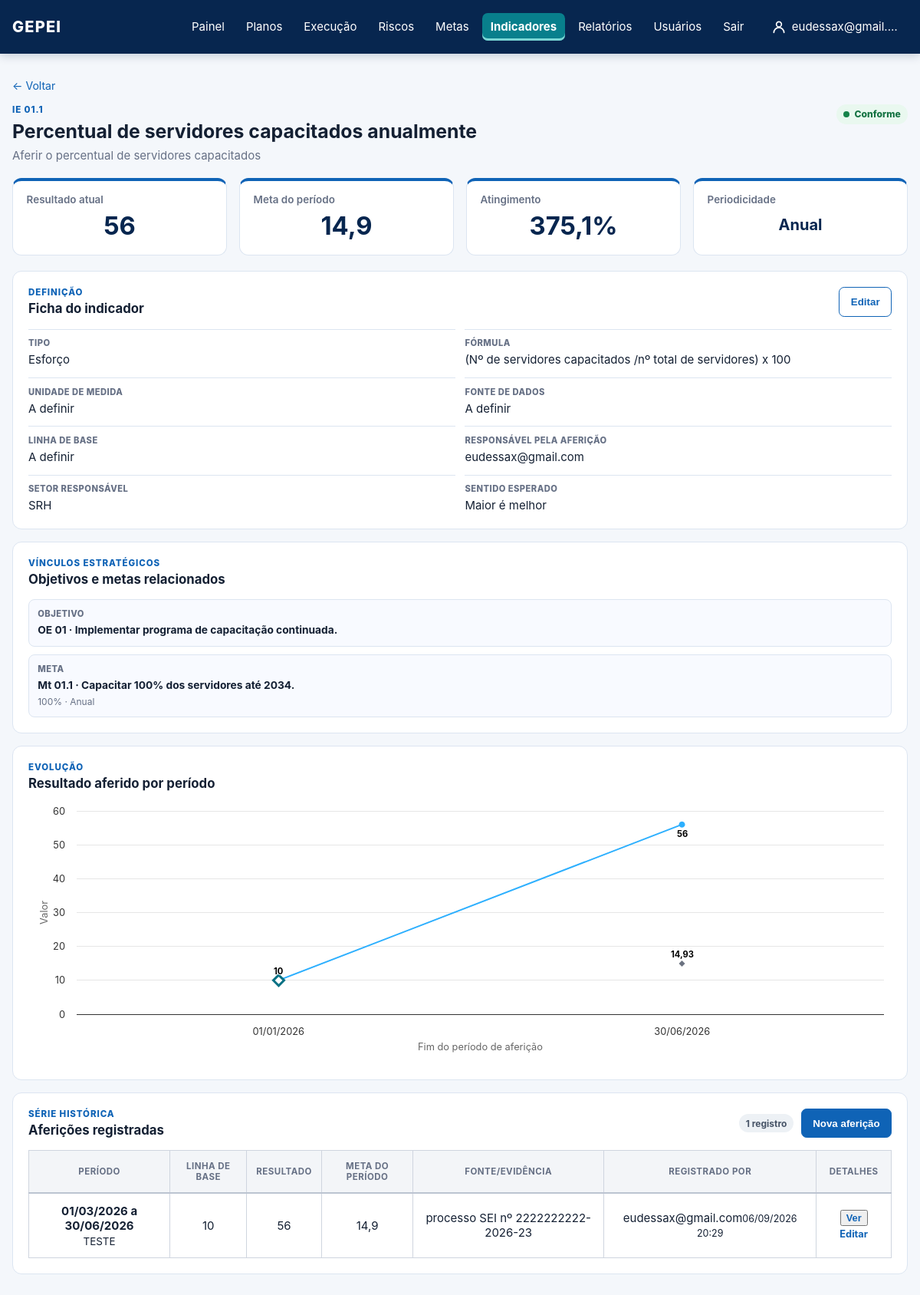
Before: /indicadores/1/ (signed in) with the older database file.
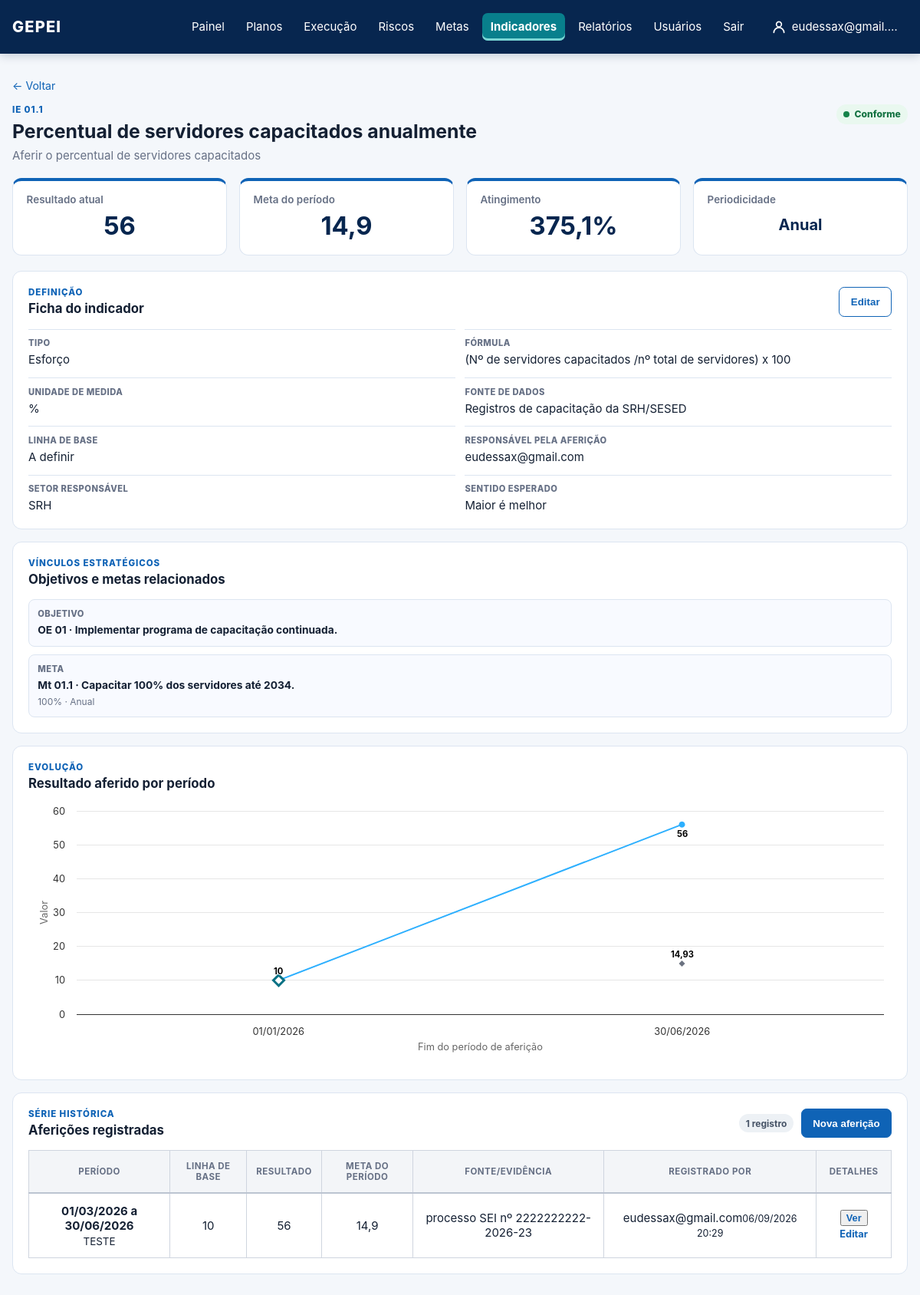
After: the same page with the newer database file.
### core/models.py (models this page shows, shortened)
class Indicator(models.Model):
    class Direction(models.TextChoices):
        HIGHER_IS_BETTER = "MAIOR_MELHOR", "Maior é melhor"
        LOWER_IS_BETTER = "MENOR_MELHOR", "Menor é melhor"
        RANGE = "FAIXA", "Faixa esperada"
    class Frequency(models.TextChoices):
        MONTHLY = "MENSAL", "Mensal"
        BIMONTHLY = "BIMESTRAL", "Bimestral"
        QUARTERLY = "TRIMESTRAL", "Trimestral"
        FOUR_MONTHLY = "QUADRIMESTRAL", "Quadrimestral"
        SEMIANNUAL = "SEMESTRAL", "Semestral"
        ANNUAL = "ANUAL", "Anual"
        BIENNIAL = "BIENAL", "Bienal"
        OTHER = "OUTRA", "Outra"
    class IndicatorType(models.TextChoices):
        EFFORT = "ESFORCO", "Esforço"
        RESULT = "RESULTADO", "Resultado"
    code = models.CharField(max_length=30, blank=True)
    name = models.CharField(max_length=255)
    indicator_type = models.CharField(max_length=10, choices=IndicatorType.choices, blank=True)
    description = models.TextField(blank=True)
    formula = models.TextField(blank=True)
    unit_of_measure = models.CharField(max_length=80, blank=True)
    data_source = models.CharField(max_length=255, blank=True)
    frequency = models.CharField(max_length=16, choices=Frequency.choices, default=Frequency.ANNUAL)
    direction = models.CharField(max_length=16, choices=Direction.choices, default=Direction.HIGHER_IS_BETTER)
    baseline = models.CharField(max_length=120, blank=True)
    responsible_unit = models.ForeignKey(
        OrganizationalUnit,
        null=True,
        blank=True,
        on_delete=models.PROTECT,
        related_name="indicators",
    )
    artifacts = models.ManyToManyField(PlanArtifact, related_name="indicators", blank=True)
    targets = models.ManyToManyField(StrategicTarget, related_name="indicators", blank=True)

class OrganizationalUnit(models.Model):
    class UnitType(models.TextChoices):
        ORGAN = "ORGAO", "Órgão"
        UNIT = "UNIDADE", "Unidade"
        SECTOR = "SETOR", "Setor"
    organization = models.ForeignKey(Organization, on_delete=models.PROTECT)
    parent = models.ForeignKey("self", null=True, blank=True, on_delete=models.PROTECT)
    name = models.CharField(max_length=180)
    acronym = models.CharField(max_length=30, blank=True)
    unit_type = models.CharField(max_length=10, choices=UnitType.choices)

### core/views.py (the view, shortened to what this page needs)
# urls.py: path("indicadores/<int:indicator_id>/", views.indicator_detail, name="indicator_detail"),
@login_required
@permission_required("core.view_indicator", raise_exception=True)
def indicator_detail(request, indicator_id):
    indicator = get_object_or_404(
        scope_by_unit(Indicator.objects.all(), request.user, "responsible_unit_id", include_unassigned=True).select_related("responsible_unit").prefetch_related(
            "artifacts",
            "artifacts__plan",
            "targets",
            "measurements",
            "measurements__recorded_by",
        ),
        pk=indicator_id,
    )
    can_edit_definition = request.user.has_perm("core.change_indicator")
    can_edit_measurement = request.user.has_perm("core.change_indicatormeasurement")
    editing_measurement = None
    definition_form = IndicatorDefinitionForm(instance=indicator) if can_edit_definition else None
    form = None
    if form is None:
        form = IndicatorMeasurementForm(
            initial={"baseline_value": indicator.baseline, "measured_by": request.user.pk}
        )
    signal = _indicator_signal(indicator)
    can_view_measurements = request.user.has_perm("core.view_indicatormeasurement")
    return render(
        request,
        "core/indicator_detail.html",
        {
            "indicator": indicator,
            "signal": signal,
            "measurement_form": form,
            "editing_measurement": editing_measurement,
            "can_edit_measurement": can_edit_measurement,
            "can_view_measurements": can_view_measurements,
            "can_add_measurement": request.user.has_perm("core.add_indicatormeasurement"),
            "definition_form": definition_form,
            "final_target": _final_target_value(indicator),
            "final_progress": _final_progress(indicator, signal["measurement"]) if can_view_measurements else None,
            "chart": _measurement_chart(indicator) if can_view_measurements else None,
        },
    )

### core/context_processors.py (called while the page is built)
def navigation_plans(request):
    if not request.user.is_authenticated:
        return {"navigation_plans": []}
    return {"navigation_plans": Plan.objects.order_by("acronym", "name")}

### core/models.py (called while the page is built)
    @property
    def responsible_name(self):
        user = self.measured_by or self.recorded_by
        return user.get_full_name() or user.username

    @property
    def responsible_unit_label(self):
        unit = self.measured_unit
        return (unit.acronym or unit.name) if unit else ""

### core/permissions.py (called while the page is built, shortened)
def is_administrator(user):
    if user.is_superuser:
        return True
    return user.groups.filter(name__iexact=ADMINISTRATOR_GROUP_NAME).exists()

def user_unit_ids(user):
    if is_administrator(user):
        return None

def scope_by_unit(queryset, user, field, include_unassigned=False):
    ids = user_unit_ids(user)
    if ids is None:
        return queryset
    condition = Q(**{f"{field}__in": ids})
    if include_unassigned:
        condition |= Q(**{f"{field}__isnull": True})
    return queryset.filter(condition)

### templates/core/indicator_detail.html (shortened to what the changed rows need)
{% extends "base.html" %}
{% block content %}
  <section class="action-detail-heading">
    <div><p class="eyebrow">{{ indicator.code|default:"Indicador estratégico" }}</p><h1>{{ indicator.name }}</h1><p>{{ indicator.description|default:"Descrição ainda não informada." }}</p></div>
  </section>
  <section class="metrics indicator-detail-metrics" aria-label="Situação atual do indicador">
    <article class="metric-card"><span>Periodicidade</span><strong class="metric-text-value">{{ indicator.get_frequency_display }}</strong></article>
  </section>
  <section class="indicator-detail-grid">
    <div class="indicator-main-column">
      <article class="panel indicator-definition">
        <div class="panel-heading"><div><h2>Ficha do indicador</h2></div></div>
        <dl class="definition-grid">
          <div><dt>Tipo</dt><dd>{{ indicator.get_indicator_type_display|default:"A definir" }}</dd></div>
          <div><dt>Fórmula</dt><dd>{{ indicator.formula|default:"A definir" }}</dd></div>
          <div><dt>Unidade de medida</dt><dd>{{ indicator.unit_of_measure|default:"A definir" }}</dd></div>
          <div><dt>Fonte de dados</dt><dd>{{ indicator.data_source|default:"A definir" }}</dd></div>
          <div><dt>Linha de base</dt><dd>{{ indicator.baseline|default:"A definir" }}</dd></div>
          {% with last=signal.measurement %}
          <div><dt>Setor responsável</dt><dd>{% if last.responsible_unit_label %}{{ last.responsible_unit_label }}{% else %}{{ indicator.responsible_unit.acronym|default:indicator.responsible_unit.name|default:"A definir" }}{% endif %}</dd></div>
          {% endwith %}
          <div><dt>Sentido esperado</dt><dd>{{ indicator.get_direction_display }}</dd></div>
        </dl>
      </article>
      <article class="panel indicator-relations">
        <div class="panel-heading"><div><p class="eyebrow">Vínculos estratégicos</p><h2>Objetivos e metas relacionados</h2></div></div>
      </article>
      {% if can_view_measurements %}<article class="panel indicator-chart-panel">
        <div class="panel-heading"><div><p class="eyebrow">Evolução</p><h2>Resultado aferido por período</h2></div></div>
      </article>{% endif %}
      <article class="panel">
        <div class="panel-heading"><div><p class="eyebrow">Série histórica</p><h2>Aferições registradas</h2></div><div class="panel-heading-actions"><span class="chip chip-neutral">{{ indicator.measurements.all|length }} registro{{ indicator.measurements.all|length|pluralize:"s" }}</span>{% if can_add_measurement %}<button class="button button-primary" type="button" data-open-measurement-form>Nova aferição</button>{% endif %}</div></div>
        {% if not can_view_measurements %}<div class="empty-state" role="alert"><strong>Sem permissão.</strong><span>Você não tem permissão para visualizar as aferições deste indicador.</span></div>
        {% elif indicator.measurements.all %}
          <div class="responsive-table"><table>
            <thead><tr><th>Período</th><th>Linha de base</th><th>Resultado</th><th>Meta do período</th><th>Fonte/evidência</th><th>Registrado por</th><th>Detalhes</th></tr></thead>
          </table></div>
        {% else %}<div class="empty-state"><strong>Nenhuma aferição registrada.</strong><span>Use o botão “Nova aferição” para iniciar a série histórica.</span></div>{% endif %}
      </article>
    </div>
  </section>
{% endblock %}
{% block extra_script %}
  {% load static %}
{% endblock %}

Changed rows visible on the page:
changed Indicator "Percentual de servidores capacitados anualmente": unit_of_measure "A definir" → "%"; data_source "A definir" → "Registros de capacitação da SRH/SESED"
